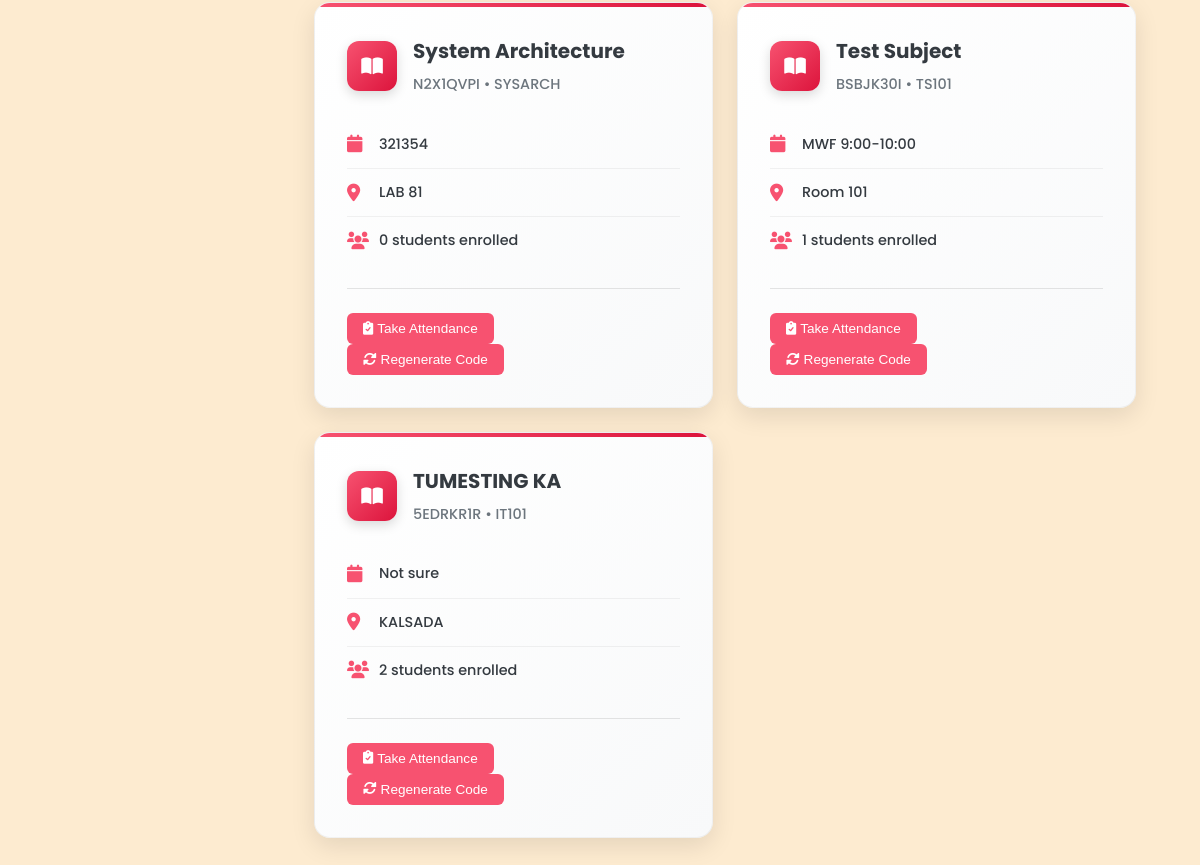
The app's page /Professor/professor_manage_schedule.php (signed in, lower part), older data.
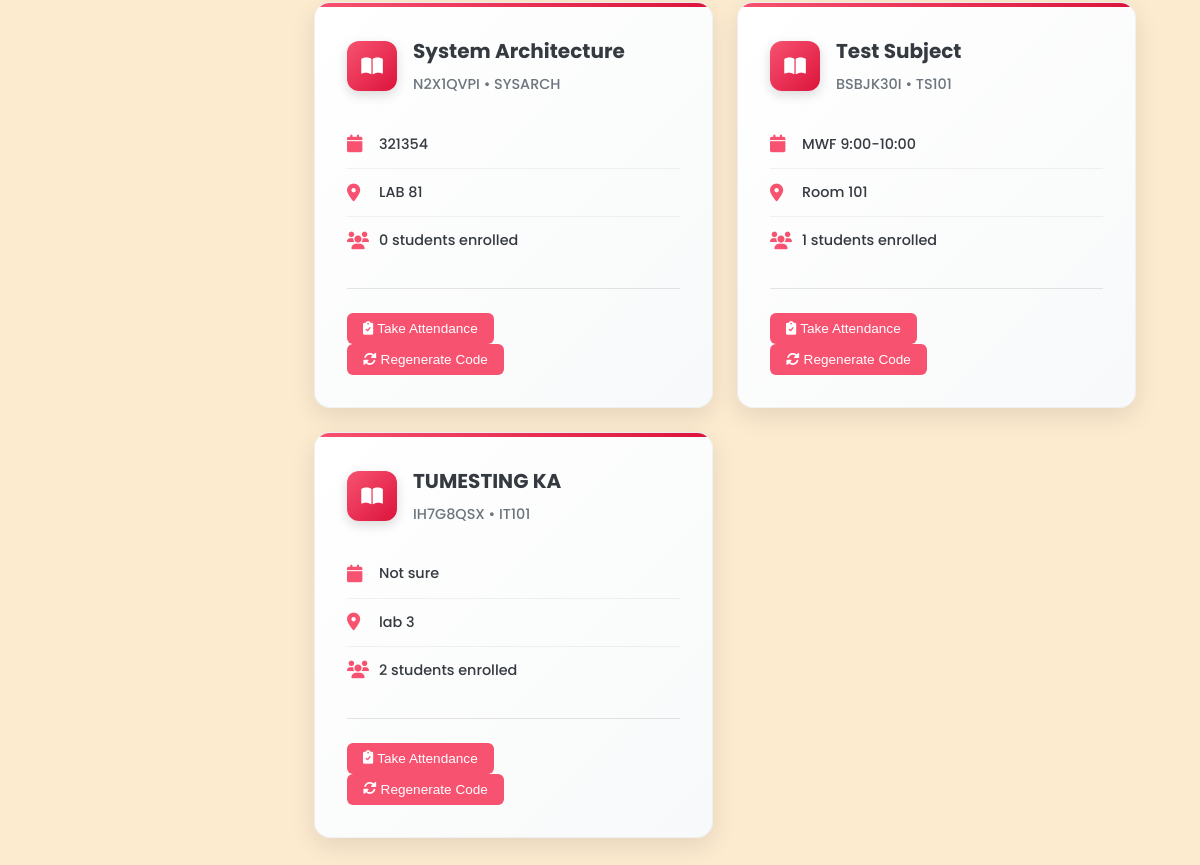
The same page, newer data.
### tables this page shows
CREATE TABLE `classes` (
  `class_id` varchar(20) NOT NULL,
  `class_name` varchar(100) NOT NULL,
  `class_code` varchar(20) NOT NULL,
  `subject_id` varchar(20) DEFAULT NULL,
  `professor_id` varchar(20) DEFAULT NULL,
  `schedule` varchar(100) DEFAULT NULL,
  `room` varchar(50) DEFAULT NULL,
  `created_at` datetime NOT NULL,
  `updated_at` datetime NOT NULL,
  `section` varchar(10) DEFAULT NULL
);

CREATE TABLE `subjects` (
  `subject_id` varchar(20) NOT NULL,
  `subject_name` varchar(100) NOT NULL,
  `subject_code` varchar(20) NOT NULL,
  `description` text DEFAULT NULL,
  `credits` int(11) NOT NULL,
  `created_at` datetime NOT NULL,
  `updated_at` datetime NOT NULL
);

### Professor/professor_manage_schedule.php (the view, shortened to what this page needs)
<?php
require_once '../php/db.php';
$professor_id = $_SESSION['user_id'];
$query = "SELECT s.*, c.class_id, c.class_code, c.schedule, c.room, c.section
          FROM subjects s
          JOIN classes c ON s.subject_id = c.subject_id
          WHERE c.professor_id = ?
          ORDER BY s.subject_name ASC, c.section ASC";
$stmt = $pdo->prepare($query);
$stmt->execute([$professor_id]);
$subjects = $stmt->fetchAll();
$enrollment_counts = [];
foreach ($subjects as $subject) {
    $stmt = $pdo->prepare("SELECT COUNT(*) as count FROM student_classes sc
                          JOIN classes c ON sc.class_id = c.class_id
                          WHERE c.subject_id = ?");
    $stmt->execute([$subject['subject_id']]);
    $enrollment_counts[$subject['subject_id']] = $stmt->fetch()['count'];
}
?>
<!DOCTYPE html>
<html lang="en">
<head>
    <link rel="stylesheet" href="../css/styles_fixed.css">
    <link rel="stylesheet" href="https://cdnjs.cloudflare.com/ajax/libs/font-awesome/6.0.0/css/all.min.css">
</head>
<body>
    <main class="main-content">
        <div class="dashboard-container">
            <?php if (empty($subjects)): ?>
                <div class="no-data">
                    <p>No classes found. Create your first class to get started.</p>
                    <button class="stat-primary-btn" onclick="openModal('addSubjectModal')">
                        <i class="fas fa-plus"></i> Add New Class
                    </button>
                </div>
            <?php else: ?>
                <div class="stats-grid">
                    <?php foreach ($subjects as $subject): ?>
                    <div class="stat-card-enhanced" onclick="viewClassDetails('<?php echo $subject['class_id']; ?>', '<?php echo $subject['subject_name']; ?>')">
                        <div class="stat-header-enhanced">
                            <div class="stat-icon-enhanced">
                                <i class="fas fa-book-open"></i>
                            </div>
                            <div class="stat-info-enhanced">
                                <h3 class="stat-title-enhanced"><?php echo $subject['subject_name']; ?></h3>
                                <span class="stat-subtitle-enhanced"><?php echo $subject['class_code']; ?> • <?php echo $subject['subject_code']; ?></span>
                            </div>
                        </div>
                        <div class="stat-details-enhanced">
                            <div class="stat-detail-enhanced">
                                <i class="fas fa-calendar stat-detail-icon"></i>
                                <span class="stat-detail-text"><?php echo $subject['schedule']; ?></span>
                            </div>
                            <div class="stat-detail-enhanced">
                                <i class="fas fa-map-marker-alt stat-detail-icon"></i>
                                <span class="stat-detail-text"><?php echo $subject['room']; ?></span>
                            </div>
                            <div class="stat-detail-enhanced">
                                <i class="fas fa-users stat-detail-icon"></i>
                                <span class="stat-detail-text"><?php echo $enrollment_counts[$subject['subject_id']] ?? 0; ?> students enrolled</span>
                            </div>
                        </div>
                        <div class="stat-actions-enhanced">
                            <button class="stat-action-btn" onclick="event.stopPropagation(); openAttendanceModal('<?php echo $subject['class_id']; ?>', '<?php echo $subject['subject_name']; ?>')">
                                <i class="fas fa-clipboard-check"></i> Take Attendance
                            </button>
                            <button class="stat-action-btn secondary" onclick="event.stopPropagation(); regenerateCode('<?php echo $subject['subject_id']; ?>')">
                                <i class="fas fa-sync-alt"></i> Regenerate Code
                            </button>
                        </div>
                    </div>
                    <?php endforeach; ?>
                </div>
            <?php endif; ?>
        </div>
    </main>
</body>
</html>

Row changes from the older to the newer data that the page shows:
changed classes "Not sure": class_code "5EDRKR1R" → "IH7G8QSX"; room "KALSADA" → "lab 3"
